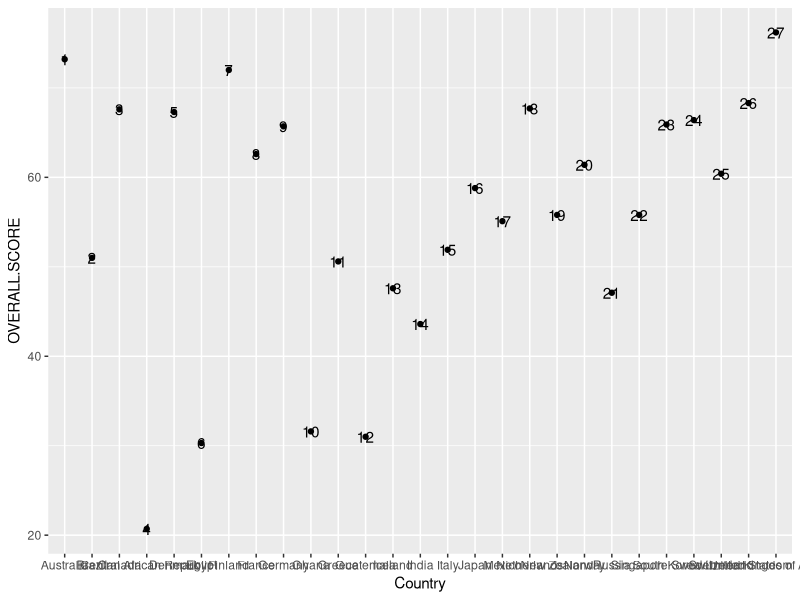

Generate this figure with R:
library(ggplot2)

# pass in sorted csv file with selected countries
sorted_data <- read.csv("data/sorted-GHS-Index-2019.csv")

# plot the dataframe as a scatterplot of values
scatterplot <- ggplot(sorted_data, aes(x = Country, y = OVERALL.SCORE)) +
                geom_point() + 
                geom_text(label = rownames(sorted_data))